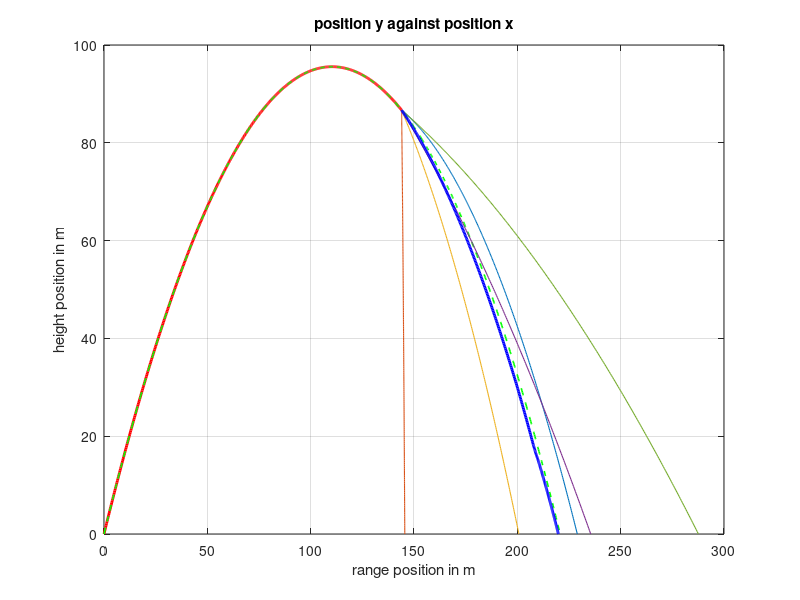

This figure's MATLAB source: (Note: this script raises an error after producing the figure.)
%% This program simulates and calculates the centre of mass of a bomb following a projectile motion
% In this program it is assumed that the bomb starts at on piece and then
% explodes to multiple pieces when it reaches its maximum height.
clear ; clc; % delete the previous programs and move forward
%% Setting up paremters
M = 20; % the mass in kg
BOMB_RADIUS = 0.25; %in meters
Bomb_area = pi*BOMB_RADIUS^2; %2 dimensinal
density = M/Bomb_area; % mass per unit area
theta = pi/3; % the angle that the bomb starts at in deg
speed = 50; % the initial speed of the bomb in m/s
x_speed = speed*cos(theta) ; % x component of the speed
y_speed = speed*sin(theta) ; % y component of the speed
v = [x_speed, y_speed];
g = 9.81; % the acceleraton of gravity in m+/s^2
y_at_peak = y_speed^2/(2*g);
time_at_peak = y_speed/g;
x_at_peak = x_speed*time_at_peak;

%range of explosion is between half-way and three-quarters through
%doing this here because we need speed and position right before explosion
explosion_time = time_at_peak + rand*time_at_peak*0.5;
velocity_pre_explosion = [x_speed,0];
explosion_position = [0, 0];
%% the trajectory of the bomb
tau = 0.01; %timestep
Nsteps = ceil((2*time_at_peak)/tau); % number of steps
explosion_step = ceil(explosion_time/tau);
x_position = zeros(1, Nsteps+1);
y_position = zeros(1, Nsteps+1);
for i=2:Nsteps+1
% now we will update the velocity and the position since the acceleration
% is constant
    t = i*tau ; % current time
% from the kinematic equations
    x_position(i) = x_speed*t ; % x = xo +v(ox)t 
    y_position(i) = y_speed*t - 0.5*g*t^2 ; % y = yo + v(oy)t-gt^2/2
    if i == explosion_step
        velocity_pre_explosion(2) = y_speed - g*t;
        explosion_position = [x_position(i), y_position(i)];
    end
    if y_position(i) < 0 %to counter error due to rounding
        y_position(i) = 0;
        x_position(i) = x_speed*2*time_at_peak;
    end
end
%% plotting 
clf ; % clear and move forward
plot(x_position(1, 1:explosion_step),y_position(1, 1:explosion_step),'r-','LineWidth',2)
grid on
hold on
plot(x_position,y_position,'g--','Linewidth',1.2)
title('position y against position x')
xlabel('range position in m')
ylabel('height position in m')
grid on
hold on

%part 2
%randomise some aspects of explosion
explosion_impulse_time = 0.1;
n_fragments = 5;
fragment_masses = zeros(1, n_fragments);
remaining_mass = M;
for i=1:n_fragments-1
    %largest fragment is less than 60% of remainder, greater than 10%
    %this way we don't have (or 'ignore') minisicule pieces
    fragment_masses(i) = (0.1*remaining_mass) + (0.5*rand*remaining_mass);
    remaining_mass = remaining_mass - fragment_masses(i);
end
fragment_masses(n_fragments) = remaining_mass;

%if each fragment is a circle sector, with sides R = 0.25,
%the angle for each sector is given by
fragment_angles = 2*pi*fragment_masses/M;
%randomising a starting point, relative to the horizontal
explosion_force = 400 + (rand*200); %newtons
impulse = explosion_force*explosion_impulse_time;
x_speed_fragments = zeros(1, n_fragments);
y_speed_fragments = zeros(1, n_fragments);
starting_angle = 2*pi*rand; %randomised initially, cimulative
%getting initial velocities, conservation of momentum
for i=1:n_fragments
    
    %the centre of mass of each circle sector with angle gamma, is along
    %the radius starting from gamma/2 (due to symmetry).
    %so, the angle from from the horizontal to the direction each fragment
    %will fly off in is given by
    
    tilda = starting_angle + fragment_angles(i)/2;
    % mv(aft) - mv(bef) = ft
    
    x_speed_fragments(i) = ((impulse * cos(tilda))+ ...
        (fragment_masses(i)*velocity_pre_explosion(1)))/fragment_masses(i);   
    y_speed_fragments(i) = ((impulse * sin(tilda))+ ...
        (fragment_masses(i)*velocity_pre_explosion(2)))/fragment_masses(i);  
    
    starting_angle = starting_angle + fragment_angles(i);
end
%these get extended, in the following loop
fragment_x_positions = zeros(n_fragments, 1);
fragment_y_positions = zeros(n_fragments, 1);

all_midair = ones(1, n_fragments);
reached_ground = 0; %n of fragments that reached ground
midair = true;
k = 0; %while loop counter
while (midair)
    t = tau*k;
    k = k+1;
    for i=1:n_fragments
        if all_midair(i)
            fragment_x_positions(i, k) = (x_speed_fragments(i)*t)+explosion_position(1);
            fragment_y_positions(i, k) = ((y_speed_fragments(i)*t)-(0.5*g*t^2))+explosion_position(2);
            if (fragment_y_positions(i, k) < 0)
                fragment_y_positions(i, k) = 0;
                t_to_ground_1 = (y_speed_fragments(i)/g) + (((y_speed_fragments(i)^2) + (2*g*explosion_position(2)))^0.5)/g;
%                 t_to_ground_2 = (y_speed_fragments(i)/g) - (((y_speed_fragments(i)^2) + (2*g*explosion_position(2)))^0.5)/g;
                fragment_x_positions(i, k) = explosion_position(1) + (x_speed_fragments(i)*t_to_ground_1);
                all_midair(i) = 0;
                reached_ground = reached_ground + 1;
                if (reached_ground == n_fragments)
                    midair = false;
                    %DO NOT ADD 'BREAK', still need x positions to be set
                end
            end
        else
            fragment_x_positions(i, k) = fragment_x_positions(i, k-1);
        end
    end
end

% fragment_x_positions
% fragment_y_positions

%plotting the trajectory of the peices
for i=1:n_fragments
    plot(fragment_x_positions(i, :),fragment_y_positions(i, :),'LineWidth',0.8);
    grid on
    hold on
end


centre_of_mass = zeros(2, k);
for j=1:k
    for i=1:n_fragments
        centre_of_mass(1, j) = centre_of_mass(1, j) + (fragment_x_positions(i, j) * fragment_masses(i));
        centre_of_mass(2, j) = centre_of_mass(2, j) + (fragment_y_positions(i, j) * fragment_masses(i));
    end
end
centre_of_mass = centre_of_mass/M;

plot(centre_of_mass(1, :),centre_of_mass(2, :),'b-', 'lineWidth', 2) % plotting the centre of mass trajectory
f_names = strings(1, 3 + n_fragments);
f_names(1) = 'bomb';
f_names(2) = 'expected trajectory';
for i=3:2+n_fragments;
    f_names(i) = 'fragment ' + string(i-2);
end
f_names(n_fragments+3) = 'centre of mass';
legend(f_names) %remove this to view graph clearly
